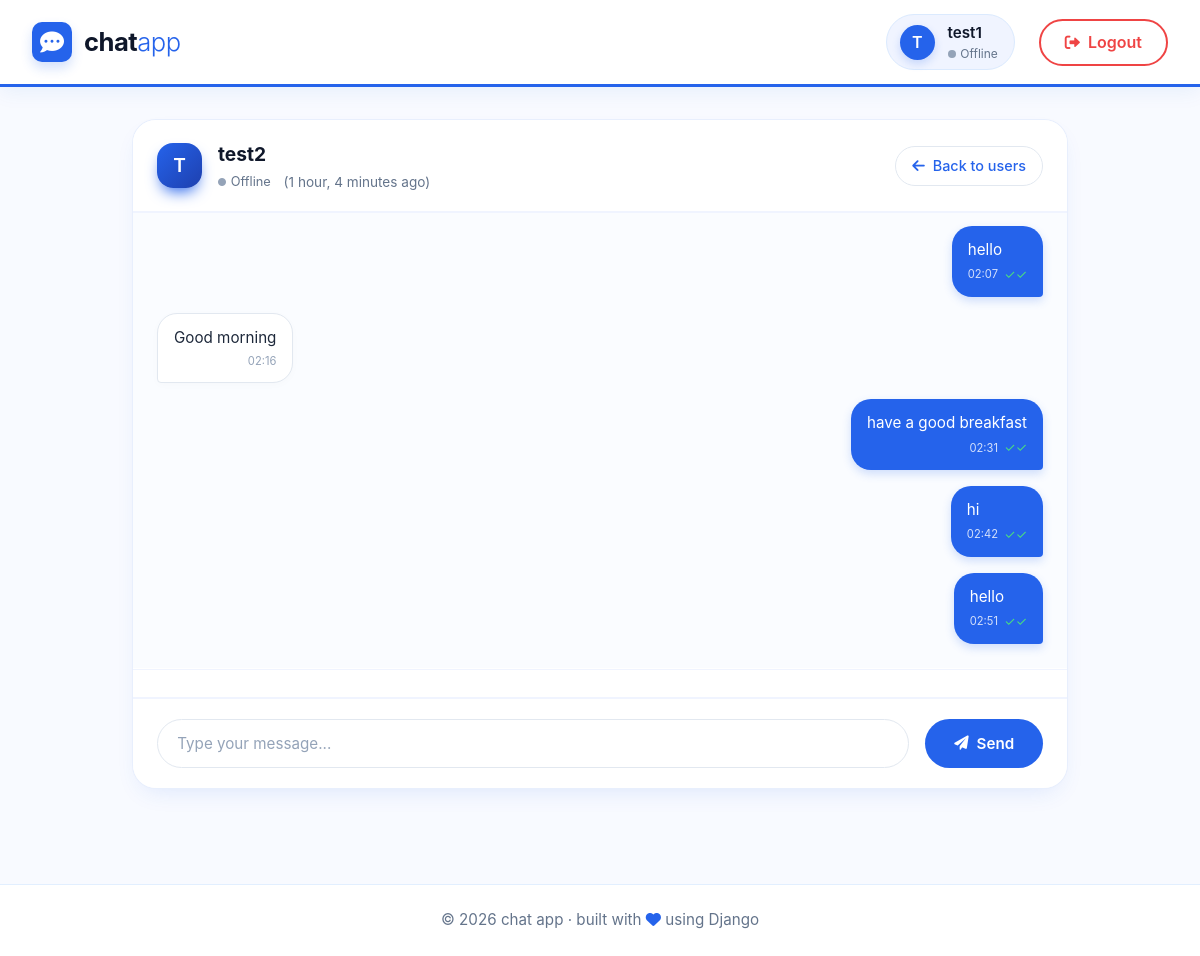
Page /chat/test2/ (signed in) on the committed database.
### accounts/models.py (models this page shows, shortened)
class CustomUser(AbstractUser):
    email = models.EmailField(unique=True)
    username = models.CharField(max_length=150, unique=True)
    is_online = models.BooleanField(default=False)
    last_seen = models.DateTimeField(null=True, blank=True)
    USERNAME_FIELD = 'username'
    REQUIRED_FIELDS = ['email']

### chat/models.py (models this page shows, shortened)
class Message(models.Model):
    sender = models.ForeignKey(
        settings.AUTH_USER_MODEL,
        on_delete=models.CASCADE,
        related_name='sent_messages'
    )
    receiver = models.ForeignKey(
        settings.AUTH_USER_MODEL,
        on_delete=models.CASCADE,
        related_name='received_messages'
    )
    content = models.TextField()
    timestamp = models.DateTimeField(auto_now_add=True)
    is_read = models.BooleanField(default=False)

### chat/views.py (the view)
# urls.py: path('chat/<str:username>/', views.chat, name='chat'),
@login_required
def chat(request, username):
    other_user = get_object_or_404(CustomUser, username=username)
    messages = Message.objects.filter(
        Q(sender=request.user, receiver=other_user) |
        Q(sender=other_user, receiver=request.user)
    ).select_related('sender', 'receiver').order_by("timestamp")
    return render(request, "chat.html", {
        "other_user": other_user,
        "messages": messages
    })

### templates/chat.html (shortened to what this page needs)
<!DOCTYPE html>
<html lang="en">
<head>
    <link rel="stylesheet" href="https://cdnjs.cloudflare.com/ajax/libs/font-awesome/6.0.0-beta3/css/all.min.css">
</head>
<body>
<nav class="navbar">
    <div class="logo-area">
        <div class="logo-icon">
            <i class="fas fa-comment-dots"></i>
        </div>
        <div class="logo-text">chat<span>app</span></div>
    </div>
    <div class="user-menu">
        <div class="user-info">
            <div class="user-avatar">
                {{ request.user.username|first|upper }}
            </div>
            <div class="user-details">
                <span class="user-name">{{ request.user.username }}</span>
                <span class="user-status">
                    {% if request.user.is_online %}
                        <span class="status-dot"></span>
                        <span class="status-text">Online</span>
                    {% else %}
                        <span class="status-dot" style="background: #94a3b8;"></span>
                        <span class="status-text" style="color: #64748b;">Offline</span>
                    {% endif %}
                </span>
            </div>
        </div>
        <a href="{% url 'logout' %}" class="btn-logout">
            <i class="fas fa-sign-out-alt"></i> Logout
        </a>
    </div>
</nav>
<div class="container">
    <div class="chat-card">
        <div class="chat-header">
            <div class="chat-user-info">
                <div class="chat-avatar">
                    {{ other_user.username|first|upper }}
                </div>
                <div class="chat-user-details">
                    <h2>{{ other_user.username }}</h2>
                    <div class="chat-user-status">
                        {% if other_user.is_online %}
                            <i class="fas fa-circle" style="color: #10b981;"></i>
                            <span style="color: #10b981;">Online</span>
                        {% else %}
                            <i class="fas fa-circle" style="color: #94a3b8;"></i>
                            <span style="color: #64748b;">Offline</span>
                            {% if other_user.last_seen %}
                                <span style="color: #64748b; margin-left: 0.5rem; font-size: 0.85rem;">({{ other_user.last_seen|timesince }} ago)</span>
                            {% endif %}
                        {% endif %}
                    </div>
                </div>
            </div>
            <a href="{% url 'user_list' %}" class="back-link">
                <i class="fas fa-arrow-left"></i> Back to users
            </a>
        </div>
        <div id="chat-box" class="chat-box">
            {% for message in messages %}
                <div class="message {% if message.sender == request.user %}sent{% else %}received{% endif %}"
                     data-message-id="{{ message.id }}"
                     data-sender="{{ message.sender.username }}">
                    <div class="message-content">{{ message.content }}</div>
                    <div class="message-time">
                        {{ message.timestamp|time:"H:i" }}
                        {% if message.sender == request.user %}
                            <span class="tick {% if message.is_read %}read{% endif %}">
                                {% if message.is_read %}✓✓{% else %}✓{% endif %}
                            </span>
                        {% endif %}
                    </div>
                </div>
            {% empty %}
                <div class="empty-chat">
                    <i class="fas fa-comments"></i>
                    <h3>No messages yet</h3>
                    <p>Say hello to {{ other_user.username }}!</p>
                </div>
            {% endfor %}
        </div>
        <div id="typing-indicator" class="typing-indicator"></div>
        <div class="chat-input-area">
            <div class="input-wrapper">
                <input type="text" id="message-input" placeholder="Type your message...">
            </div>
            <button id="send-btn">
                <i class="fas fa-paper-plane"></i> Send
            </button>
        </div>
    </div>
</div>
<footer class="footer">
    <p>© {% now "Y" %} chat app · built with <i class="fas fa-heart"></i> using Django</p>
</footer>
</body>
</html>

### rows in the picture
CustomUser: user.username|first "T", user.username "test1"
CustomUser: username|first "T", username "test2", last_seen "1 hour, 4 minutes"
Message: content "hello", timestamp "02:07"
Message: content "Good morning", timestamp "02:16"
Message: content "have a good breakfast", timestamp "02:31"
Message: content "hi", timestamp "02:42"
Message: content "hello", timestamp "02:51"
